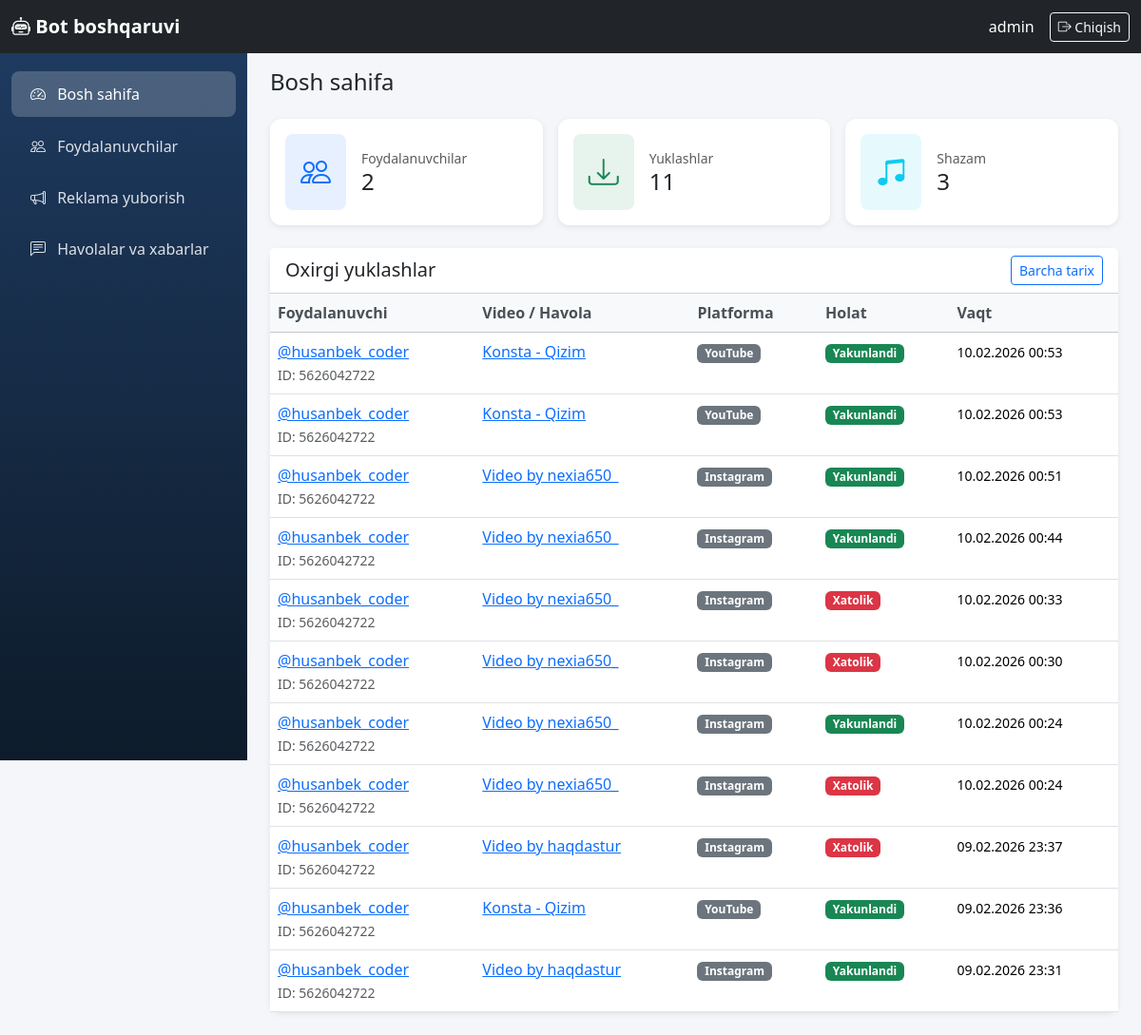
Before: /boshqaruv/ (signed in) with the older database file.
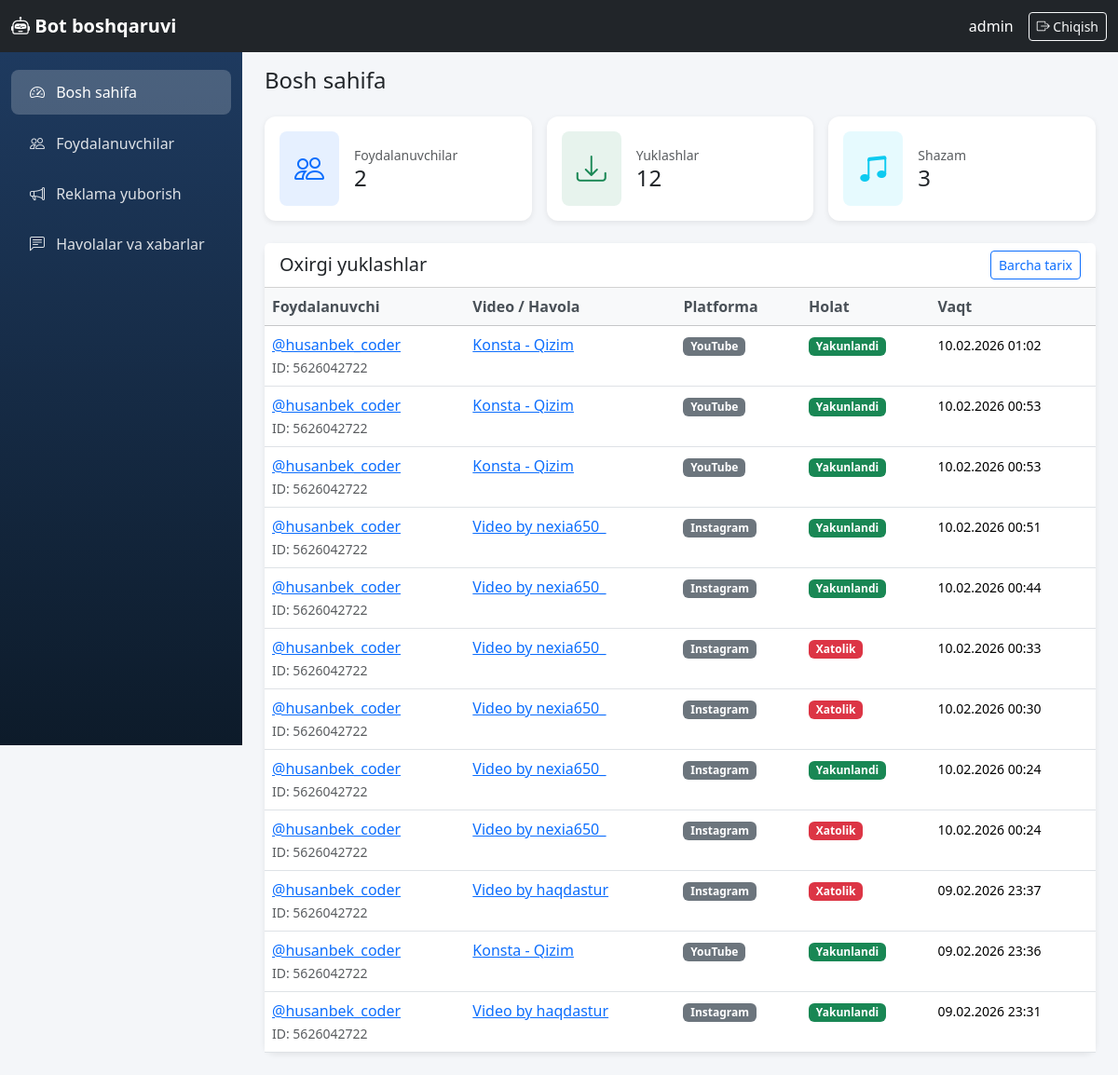
After: the same page with the newer database file.
### core/models.py (models this page shows, shortened)
class DownloadHistory(models.Model):
    STATUS_CHOICES = [
        ('pending', 'Kutilmoqda'),
        ('processing', 'Ishlanmoqda'),
        ('completed', 'Yakunlandi'),
        ('failed', 'Xatolik'),
    ]
    PLATFORM_CHOICES = [
        ('youtube', 'YouTube'),
        ('instagram', 'Instagram'),
        ('tiktok', 'TikTok'),
        ('snapchat', 'Snapchat'),
        ('likee', 'Likee'),
        ('other', 'Boshqa'),
    ]
    user = models.ForeignKey(
        TelegramUser,
        on_delete=models.CASCADE,
        related_name='downloads',
        verbose_name='Foydalanuvchi',
    )
    video_url = models.URLField(max_length=500, verbose_name='Video havolasi')
    video_title = models.CharField(max_length=500, verbose_name='Video nomi')
    platform = models.CharField(max_length=20, choices=PLATFORM_CHOICES, default='other', verbose_name='Platforma')
    format_label = models.CharField(max_length=50, verbose_name='Format')
    status = models.CharField(max_length=20, choices=STATUS_CHOICES, default='pending', verbose_name='Holat')
    file_size = models.BigIntegerField(null=True, blank=True, verbose_name='Fayl hajmi (bayt)')
    error_message = models.TextField(blank=True, null=True, verbose_name='Xatolik xabari')
    downloaded_at = models.DateTimeField(auto_now_add=True, verbose_name='Yuklangan vaqt')
    completed_at = models.DateTimeField(null=True, blank=True, verbose_name='Yakunlangan vaqt')
    class Meta:
        verbose_name = 'Yuklash tarixi'
        verbose_name_plural = 'Yuklash tarixi'
        ordering = ['-downloaded_at']

class TelegramUser(models.Model):
    telegram_id = models.BigIntegerField(unique=True, verbose_name='Telegram ID')
    username = models.CharField(max_length=255, blank=True, null=True, verbose_name='Username')
    first_name = models.CharField(max_length=255, verbose_name='Ism')
    last_name = models.CharField(max_length=255, blank=True, null=True, verbose_name='Familiya')
    created_at = models.DateTimeField(auto_now_add=True, verbose_name='Ro\'yxatdan o\'tgan vaqt')
    last_active = models.DateTimeField(auto_now=True, verbose_name='Oxirgi faollik')
    download_count = models.PositiveIntegerField(default=0, verbose_name='Yuklashlar soni')
    is_premium = models.BooleanField(default=False, verbose_name='Premium')
    is_banned = models.BooleanField(default=False, verbose_name='Bloklangan')
    class Meta:
        verbose_name = 'Foydalanuvchi'
        verbose_name_plural = 'Foydalanuvchilar'
        ordering = ['-last_active']
    def __str__(self):
        if self.username:
            return f'@{self.username}'
        return self.first_name

### dashboard/views.py (the view)
# urls.py: path('boshqaruv/', views.home_view, name='home'),
@login_required(login_url='dashboard:login')
def home_view(request):
    total_users = TelegramUser.objects.count()
    total_downloads = DownloadHistory.objects.count()
    total_shazam = ShazamLog.objects.count()
    recent_downloads = DownloadHistory.objects.select_related('user').order_by('-downloaded_at')[:15]
    context = {
        'total_users': total_users,
        'total_downloads': total_downloads,
        'total_shazam': total_shazam,
        'recent_downloads': recent_downloads,
    }
    return render(request, 'dashboard/home.html', context)

### templates/dashboard/home.html (shortened to what this page needs)
{% extends 'dashboard/base.html' %}
{% block content %}
<h1 class="h4 mb-4">Bosh sahifa</h1>
<div class="row g-3 mb-4">
    <div class="col-md-4">
        <div class="card stat-card h-100">
            <div class="card-body d-flex align-items-center">
                <div class="rounded-3 bg-primary bg-opacity-10 p-3 me-3">
                    <i class="bi bi-people text-primary" style="font-size: 2rem;"></i>
                </div>
                <div>
                    <div class="text-muted small">Foydalanuvchilar</div>
                    <div class="h4 mb-0">{{ total_users }}</div>
                </div>
            </div>
        </div>
    </div>
    <div class="col-md-4">
        <div class="card stat-card h-100">
            <div class="card-body d-flex align-items-center">
                <div class="rounded-3 bg-success bg-opacity-10 p-3 me-3">
                    <i class="bi bi-download text-success" style="font-size: 2rem;"></i>
                </div>
                <div>
                    <div class="text-muted small">Yuklashlar</div>
                    <div class="h4 mb-0">{{ total_downloads }}</div>
                </div>
            </div>
        </div>
    </div>
    <div class="col-md-4">
        <div class="card stat-card h-100">
            <div class="card-body d-flex align-items-center">
                <div class="rounded-3 bg-info bg-opacity-10 p-3 me-3">
                    <i class="bi bi-music-note-beamed text-info" style="font-size: 2rem;"></i>
                </div>
                <div>
                    <div class="text-muted small">Shazam</div>
                    <div class="h4 mb-0">{{ total_shazam }}</div>
                </div>
            </div>
        </div>
    </div>
</div>
<div class="card">
    <div class="card-header bg-white d-flex justify-content-between align-items-center">
        <h5 class="mb-0">Oxirgi yuklashlar</h5>
        <a href="{% url 'dashboard:history' %}" class="btn btn-sm btn-outline-primary">Barcha tarix</a>
    </div>
    <div class="card-body p-0">
        <div class="table-responsive">
            <table class="table table-hover mb-0">
                <thead class="table-light">
                    <tr>
                        <th>Foydalanuvchi</th>
                        <th>Video / Havola</th>
                        <th>Platforma</th>
                        <th>Holat</th>
                        <th>Vaqt</th>
                    </tr>
                </thead>
                <tbody>
                    {% for d in recent_downloads %}
                    <tr>
                        <td>
                            <a href="{% url 'dashboard:user_detail' d.user.pk %}">{{ d.user }}</a>
                            <br><small class="text-muted">ID: {{ d.user.telegram_id }}</small>
                        </td>
                        <td class="link-cell" title="{{ d.video_url }}">
                            <a href="{{ d.video_url }}" target="_blank" rel="noopener">{{ d.video_title|truncatewords:6 }}</a>
                        </td>
                        <td><span class="badge platform-badge bg-secondary">{{ d.get_platform_display }}</span></td>
                        <td>
                            {% if d.status == 'completed' %}<span class="badge bg-success">Yakunlandi</span>
                            {% elif d.status == 'failed' %}<span class="badge bg-danger">Xatolik</span>
                            {% else %}<span class="badge bg-warning text-dark">{{ d.get_status_display }}</span>{% endif %}
                        </td>
                        <td><small>{{ d.downloaded_at|date:"d.m.Y H:i" }}</small></td>
                    </tr>
                    {% empty %}
                    <tr><td colspan="5" class="text-center text-muted py-4">Hali yuklashlar yoʻq</td></tr>
                    {% endfor %}
                </tbody>
            </table>
        </div>
    </div>
</div>
{% endblock %}

### templates/dashboard/base.html (shortened to what this page needs)
{% load static %}
<!DOCTYPE html>
<html lang="uz">
<head>
    <link href="https://cdn.jsdelivr.net/npm/bootstrap@5.3.2/dist/css/bootstrap.min.css" rel="stylesheet">
    <link href="https://cdn.jsdelivr.net/npm/bootstrap-icons@1.11.1/font/bootstrap-icons.css" rel="stylesheet">
</head>
<body>
    <nav class="navbar navbar-expand-lg navbar-dark bg-dark fixed-top">
        <div class="container-fluid">
            <a class="navbar-brand" href="{% url 'dashboard:home' %}">
                <i class="bi bi-robot"></i> Bot boshqaruvi
            </a>
            <div class="d-flex align-items-center">
                <span class="text-white me-3">{{ request.user.username }}</span>
                <a href="{% url 'dashboard:logout' %}" class="btn btn-outline-light btn-sm">
                    <i class="bi bi-box-arrow-right"></i> Chiqish
                </a>
            </div>
        </div>
    </nav>
    <aside class="sidebar">
        <nav class="nav flex-column">
            <a class="nav-link {% if request.resolver_match.url_name == 'home' %}active{% endif %}" href="{% url 'dashboard:home' %}">
                <i class="bi bi-speedometer2"></i> Bosh sahifa
            </a>
            <a class="nav-link {% if request.resolver_match.url_name == 'users' or request.resolver_match.url_name == 'user_detail' %}active{% endif %}" href="{% url 'dashboard:users' %}">
                <i class="bi bi-people"></i> Foydalanuvchilar
            </a>
            <a class="nav-link {% if request.resolver_match.url_name == 'broadcast' %}active{% endif %}" href="{% url 'dashboard:broadcast' %}">
                <i class="bi bi-megaphone"></i> Reklama yuborish
            </a>
            <a class="nav-link {% if request.resolver_match.url_name == 'history' %}active{% endif %}" href="{% url 'dashboard:history' %}">
                <i class="bi bi-chat-left-text"></i> Havolalar va xabarlar
            </a>
        </nav>
    </aside>
    <main class="main-content">
        {% block content %}{% endblock %}
    </main>
</body>
</html>

### templates/dashboard/base.html (style rules this page uses)
:root { --sidebar-width: 260px; --navbar-height: 56px; }
body { min-height: 100vh; background: #f4f6f9; }
.navbar-brand { font-weight: 700; }
.sidebar { width: var(--sidebar-width); min-height: calc(100vh - var(--navbar-height)); background: linear-gradient(180deg, #1e3a5f 0%, #0d1b2a 100%); position: fixed; left: 0; top: var(--navbar-height); z-index: 100; padding-top: 1rem; }
.sidebar .nav-link { color: rgba(255,255,255,0.85); padding: 0.75rem 1.25rem; border-radius: 0.5rem; margin: 0.2rem 0.75rem; }
.sidebar .nav-link.active { background: rgba(255,255,255,0.2); color: #fff; }
.sidebar .nav-link i { margin-right: 0.5rem; width: 1.25rem; }
.main-content { margin-left: var(--sidebar-width); padding: 1.5rem; padding-top: calc(var(--navbar-height) + 1rem); }
.card { border: none; box-shadow: 0 0.125rem 0.375rem rgba(0,0,0,0.08); border-radius: 0.75rem; }
.stat-card { transition: transform 0.2s; }
.table th { font-weight: 600; color: #495057; }
.link-cell { max-width: 280px; overflow: hidden; text-overflow: ellipsis; white-space: nowrap; }
.platform-badge { font-size: 0.75rem; }

Changed rows visible on the page:
added DownloadHistory: user "@husanbek_coder", user.telegram_id "5626042722", video_title "Konsta - Qizim", platform "YouTube", status "Yakunlandi", downloaded_at "10.02.2026 01:02"
Other visible differences:
{{ total_downloads }}: "11" → "12"
